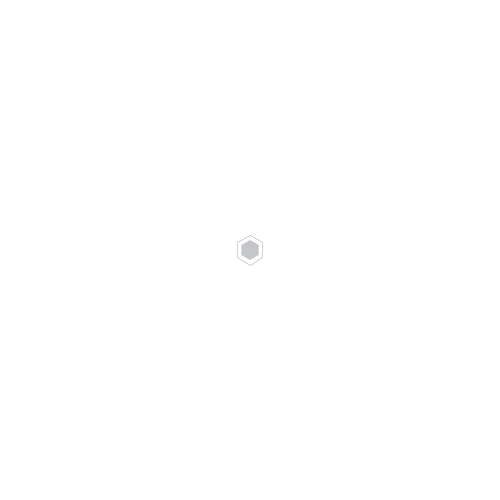
Frame 1 (no input)
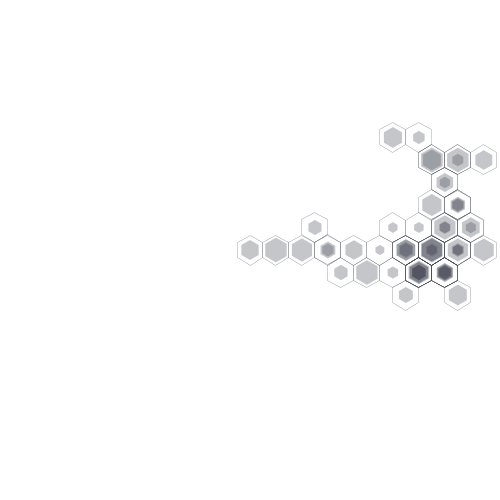
Frame 60 (the mouse pressed at the canvas centre just before this capture)
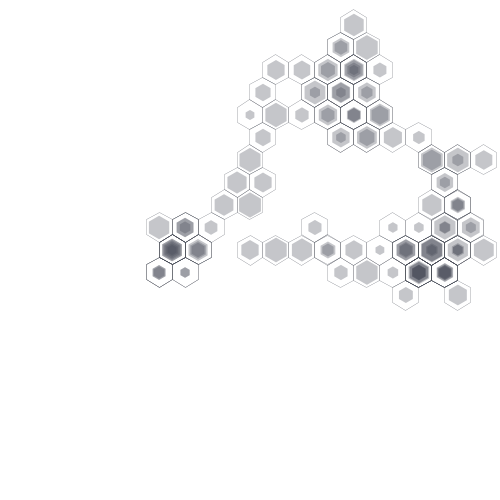
Frame 120 (the mouse held since frame 60 and released just before this capture)

The Processing sketch that drew these frames (run headless with seeded random() and noise(); from frame 60 on, the mouse is pressed at the canvas centre):

// Processing sketch: processing_175819
// ── processing_175819.pde

//import processing.pdf.*;

class Hexagon
{
  float x, y;
  float newx, newy;
  float rad, inner_rad;
  int sides = 6;
  float sin_step;
  float sin_bisector;
  PVector[] outer, inner;
  PVector bisect;
  float bisect_rad;
  boolean split = false;
  Hexagon(float _x, float _y, float _r)
  {
    //set these 'offscreen'
    //so that the while loop works below.
    // while loop is what keeps these things 
    //propogating onstage and not going off screen.
    newx = -10;
    newy = -10;
    x = _x;
    y = _y;
    rad = _r;
    inner_rad = rad*random(.33, .85);
    sin_step = TWO_PI/sides;
    sin_bisector = sin_step*.5;
    outer = new PVector[sides];
    inner = new PVector[sides];
    for (int i = 0; i<sides; i++)
    {
      float tx = sin(i*sin_step)*rad;
      float ty = cos(i*sin_step)*rad;
      tx+=x;
      ty+=y;
      outer[i] = new PVector(tx, ty);
      tx = sin(i*sin_step)*inner_rad;
      ty = cos(i*sin_step)*inner_rad;

      tx+=x;
      ty+=y;
      inner[i] = new PVector(tx, ty);
    }
    bisect = new PVector(0,0);
    bisect = PVector.mult(PVector.add(outer[0],outer[1]),.5);
    PVector center = new PVector(x,y);
    center.sub(bisect);
    bisect_rad = center.mag();
   // println("rad to bisect_rad ratio is "+bisect_rad/rad);
  }
  void display()
  {

    //draw the outer hexagon
    stroke(#464A55);
    noFill();
    beginShape();
    for (int i = 0; i < sides; i++)
    {

      vertex(outer[i].x, outer[i].y);
    }
    endShape(CLOSE);
    //draw the innter hexagon
    noStroke();
    fill(#464A55, 80);
    beginShape();
    for (int i = 0; i < sides; i++)
    {

      vertex(inner[i].x, inner[i].y);
    }
    endShape(CLOSE);
  }
  void addhex()
  {
    if (!split)
    {
      split = true;
      while (newx < 0 || newy < 0 || newx > width || newy > height)
      {
        float side = int(random(6));
        side = side*sin_step+sin_bisector;
        newx = x+ (sin(side)*bisect_rad*2);
        newy = y+ (cos(side)*bisect_rad*2);
      }
      add_hexagon(newx, newy, rad);
    }
  }
}
boolean saving = false;
ArrayList hexes;
int gens = 0; 
int gen_limit = 1340;
float rad = 15;
void setup()
{

 // size(2400, 1200, PDF, "hexes.pdf");
   size(500,500);
  smooth();
  //rad = 50;
  hexes = new ArrayList();
  hexes.add(new Hexagon(width/2, height/2, rad));
  // noLoop();
  strokeWeight(.25);
}

void draw()
{
  background(255);
  for (int i = 0; i < hexes.size (); i++)
  {
    Hexagon h = (Hexagon) hexes.get(i);
    h.display();
  }
  if (gens < gen_limit)
  {
    Hexagon h = (Hexagon) hexes.get(hexes.size()-1);
    h.addhex();
  }

//  if(gens >=gen_limit)
//  exit();
if(saving)
  {
    endRaw();
   // endRecord();
    exit();
  }
}

void add_hexagon(float _nx, float _ny, float _rad)
{
  if (gens < gen_limit)
  {
    hexes.add(new Hexagon(_nx, _ny, _rad));

    gens++;
   // println("making generation "+gens);
  }
 
}
void mouseReleased()
{
    hexes = new ArrayList();
    gens = 0;
    hexes.add(new Hexagon(width/2,height/2,rad));
}
